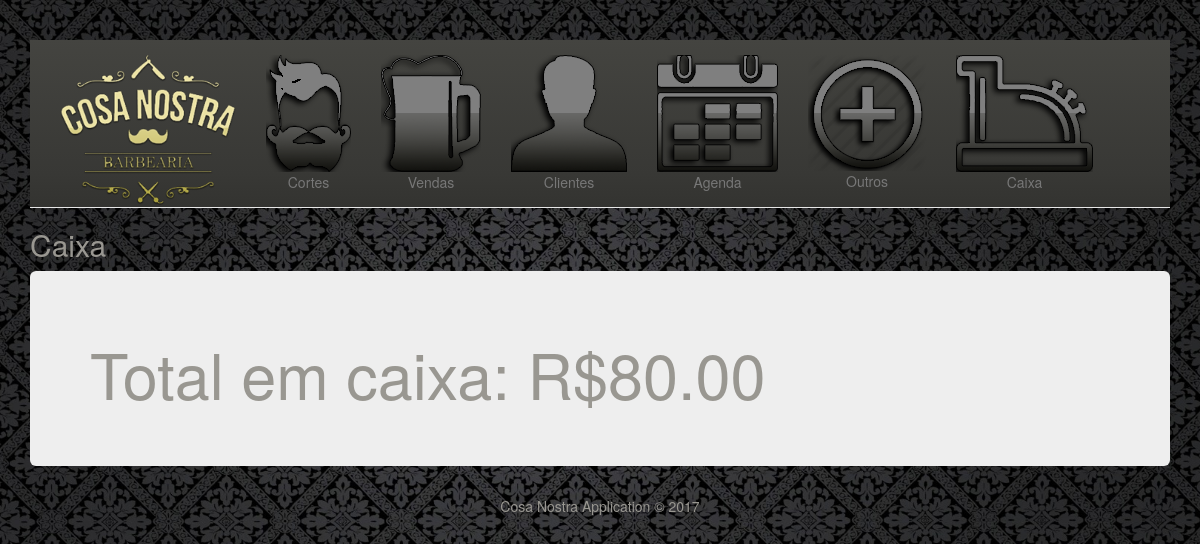
The page /caixa/ on the database as committed earlier.
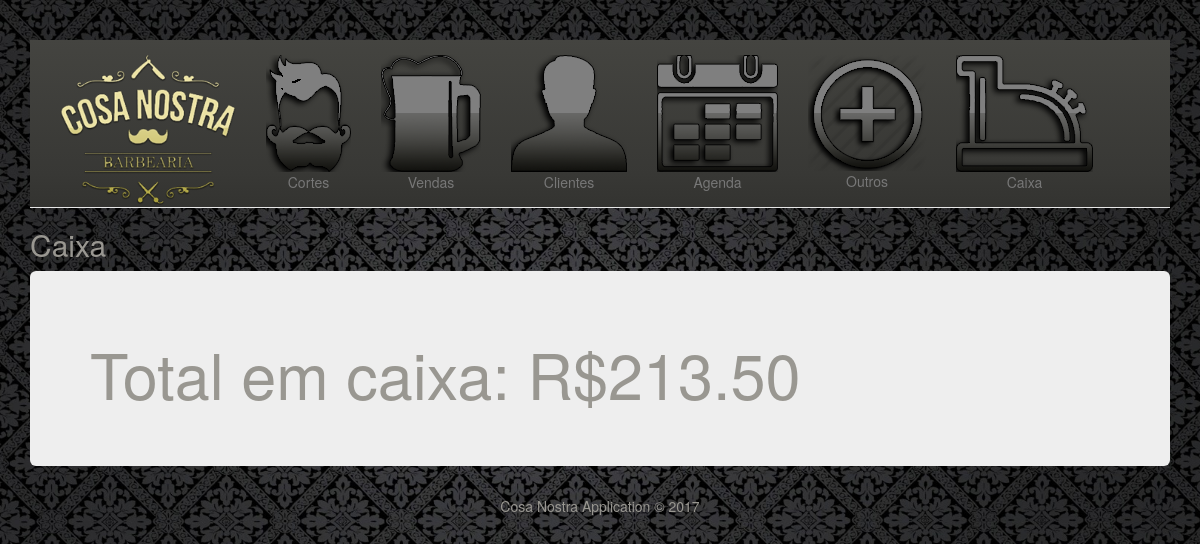
The same page on the database as committed later.
### caixa/models.py (models this page shows)
class Caixa(models.Model):
    ESTADO_CHOICES = (
        (u'1', u'Aberto'),
        (u'2', u'Fechado'),
        )
    total = models.DecimalField(max_digits=100, decimal_places=2)
    estado = models.CharField(max_length=1, choices=ESTADO_CHOICES)
    data = models.DateTimeField(default=datetime.datetime.now())

### caixa/views.py (the view)
# urls.py: url(r'^caixa/', include('caixa.urls')),
def caixa(request):
    total = Caixa.objects.latest('id')
    return render(request, 'caixa.html',{'total':total, 'title':'Caixa'})

### caixa/templates/caixa.html
﻿{%extends 'base.html' %}
{% block body %}
<div class="jumbotron">
    <h1>Total em caixa: R${{total.total}}</h1>
</div>
{% endblock %}

### home/templates/base.html (shortened to what this page needs)
﻿<!DOCTYPE html>
<html lang="pt">
  <head>
{%block head %}
{% load staticfiles %}
    <link rel="stylesheet" href="{% static '/app/content/style1.css' %}" />
    <link rel="stylesheet" href="{% static '/app/content/bootstrap.min.css' %}" />
    <link rel="stylesheet" href="{% static 'app/content/ie10-viewport-bug-workaround.css' %}" />
    <link rel="stylesheet" href="{% static '/app/content/navbar.css' %}" />
</head>
<body link="#7b6d3e">
    <div class="container">
        <nav class="mynavbar navbar-default navbar-static-top">
            <div class="container-fluid">
                <div class="navbar-header">
                    <a class="navbar-brand" href="/"><img src="../../static/app/img/logo.png" height="150" width="176"/></a>
                </div>
                <div id="navbar" class="collapse navbar-collapse ">
                    <ul class="nav navbar-nav">
                        <li><a href="/cortes"><img src="../../static/app/img/cortes.png"/><center>Cortes</center></a></li>
                        <li><a href="/vendas"><img src="../../static/app/img/produtos.png" /><center>Vendas</center></a></li>
                        <li><a href="/clientes"><img src="../../static/app/img/clientes1.png"/><center>Clientes</center></a></li>
                        <li><a href="/agenda"><img src="../../static/app/img/agenda.png"/><center>Agenda</center></a></li>
                        <li><a href="/outros"><img src="../../static/app/img/outros.png"/><center>Outros</center></a></li>
                        <li><a href="/caixa"><img src="../../static/app/img/caixa1.png"/><center>Caixa</center></a></li>
                    </ul>
                </div>
            </div>
        </nav>
        <h2>{{title}}</h2>
        {% endblock %}
{% block body %}
{% endblock %}
   </div>
        <footer>
            <center>Cosa Nostra Application &copy; 2017</center>
        </footer>
</body>
</html>

### app/static/app/content/style1.css (style rules this page uses)
body { background-image: url('../../static/app/img/fundo.jpg'); background-repeat: no-repeat; background-size:cover; background-position:center; background-color: #000000; color: #999791; }
footer { color:#999791; }
.navbar-static-top { margin-bottom: 19px; }
.mynavbar { border-color: #474746; color: #7b6d3e; background: linear-gradient(to bottom, #444440,#383835 80%,#333330); border-bottom: #66630c 3px solid; border-radius: 6px; }

### app/static/app/content/navbar.css (style rules this page uses)
body { padding-top: 20px; padding-bottom: 20px; }

### home/templates/base.html (style rules this page uses)
body { background-image: url('../../static/app/img/fundo.jpg'); background-repeat: no-repeat; background-size:cover; background-position:center; background-color: #000000; color: #999791; }
footer { color:#999791; }

Rows that differ between the two databases and show on the page:
no longer on this page (row unchanged): Caixa: total "80.00"
added Caixa: total "213.50"
